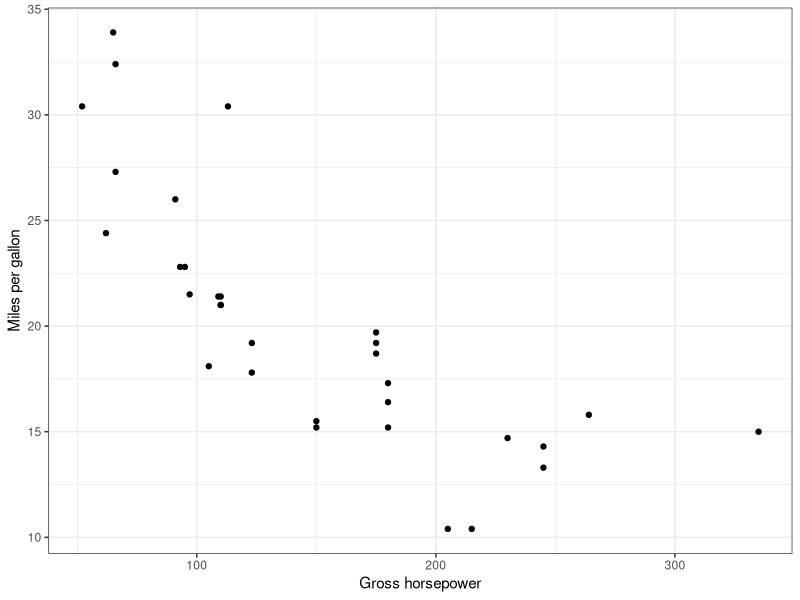

R code for this plot:
## ---- chunk 1
library(tidyverse)
theme_set(theme_bw())
knitr::opts_chunk$set(cache = FALSE)
knitr::opts_chunk$set(echo = TRUE)
knitr::opts_chunk$set(fig.path = "img/")
## ---- chunk 2
ggplot(mtcars, aes(hp, mpg)) +
   geom_point() +
   labs(x = "Gross horsepower", y = "Miles per gallon")
